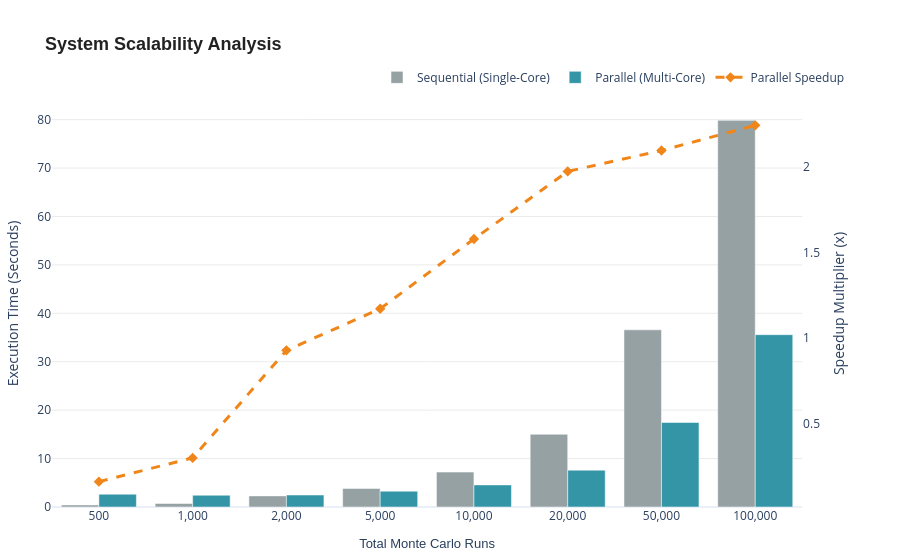

Notebook cell for this chart:
### Code cell
# perform a scalability analysis 

interface.plot_scalability_analysis(
    start_state = "1-0", 
    target_state = "2-0", 
    steps = 100, 
    run_sizes = [500, 1000, 2000, 5000, 10000, 20000, 50000, 100000], 
    num_workers = 4
)

### Figure 1 — Plotly figure (JSON) as saved in the notebook; plotly's stock layout.template omitted (floating-point values rounded to 4 significant figures)
{"data": [{"customdata": [[0.4233, 0.16, -2.223], [0.7265, 0.299, -1.703], [2.296, 0.9278, -0.1788], [3.83, 1.171, 0.5594], [7.209, 1.579, 2.644], [15.02, 1.974, 7.412], [36.59, 2.097, 19.14], [79.85, 2.244, 44.26]], "hovertemplate": "<b>Runs:</b> %{x}<br><b>Execution Mode:</b> Sequential<br><b>Runtime</b> %{y:.3f}s<br><extra></extra>", "marker": {"color": "#96A1A3"}, "name": "Sequential (Single-Core)", "type": "bar", "x": ["500", "1,000", "2,000", "5,000", "10,000", "20,000", "50,000", "100,000"], "xaxis": "x", "y": [0.4233, 0.7265, 2.296, 3.83, 7.209, 15.02, 36.59, 79.85], "yaxis": "y"}, {"customdata": [[2.646, 0.16, -2.223], [2.43, 0.299, -1.703], [2.475, 0.9278, -0.1788], [3.271, 1.171, 0.5594], [4.564, 1.579, 2.644], [7.607, 1.974, 7.412], [17.45, 2.097, 19.14], [35.59, 2.244, 44.26]], "hovertemplate": "<b>Runs:</b> %{x}<br><b>Execution Mode:</b> Parallel<br><b>Runtime</b> %{y:.3f}s<br><b>Speedup:</b> %{customdata[1]:.2f}x faster<br><b>Time Saved:</b> %{customdata[2]:.3f}s<br><extra></extra>", "marker": {"color": "#3395A6"}, "name": "Parallel (Multi-Core)", "type": "bar", "x": ["500", "1,000", "2,000", "5,000", "10,000", "20,000", "50,000", "100,000"], "xaxis": "x", "y": [2.646, 2.43, 2.475, 3.271, 4.564, 7.607, 17.45, 35.59], "yaxis": "y"}, {"hovertemplate": "<b>Runs:</b> %{x}<br><b>Speedup:</b> %{y:.2f}x<br><extra></extra>", "line": {"color": "#F0861A", "dash": "dash", "width": 3}, "marker": {"size": 8, "symbol": "diamond"}, "mode": "lines+markers", "name": "Parallel Speedup", "type": "scatter", "x": ["500", "1,000", "2,000", "5,000", "10,000", "20,000", "50,000", "100,000"], "xaxis": "x", "y": [0.16, 0.299, 0.9278, 1.171, 1.579, 1.974, 2.097, 2.244], "yaxis": "y2"}], "layout": {"barmode": "group", "hoverlabel": {"bgcolor": "#FFFFFF", "font": {"family": "Arial", "size": 13}}, "legend": {"orientation": "h", "x": 1, "xanchor": "right", "y": 1.02, "yanchor": "bottom"}, "margin": {"b": 50, "l": 50, "r": 50, "t": 100}, "title": {"font": {"color": "#222222", "family": "Arial", "size": 18}, "text": "<b>System Scalability Analysis</b>"}, "xaxis": {"anchor": "y", "domain": [0, 0.94], "title": {"font": {"family": "Arial", "size": 13}, "text": "Total Monte Carlo Runs"}}, "yaxis": {"anchor": "x", "domain": [0, 1], "gridcolor": "#EBEBEB", "title": {"text": "Execution Time (Seconds)"}}, "yaxis2": {"anchor": "x", "overlaying": "y", "showgrid": false, "side": "right", "title": {"text": "Speedup Multiplier (x)"}}}}
